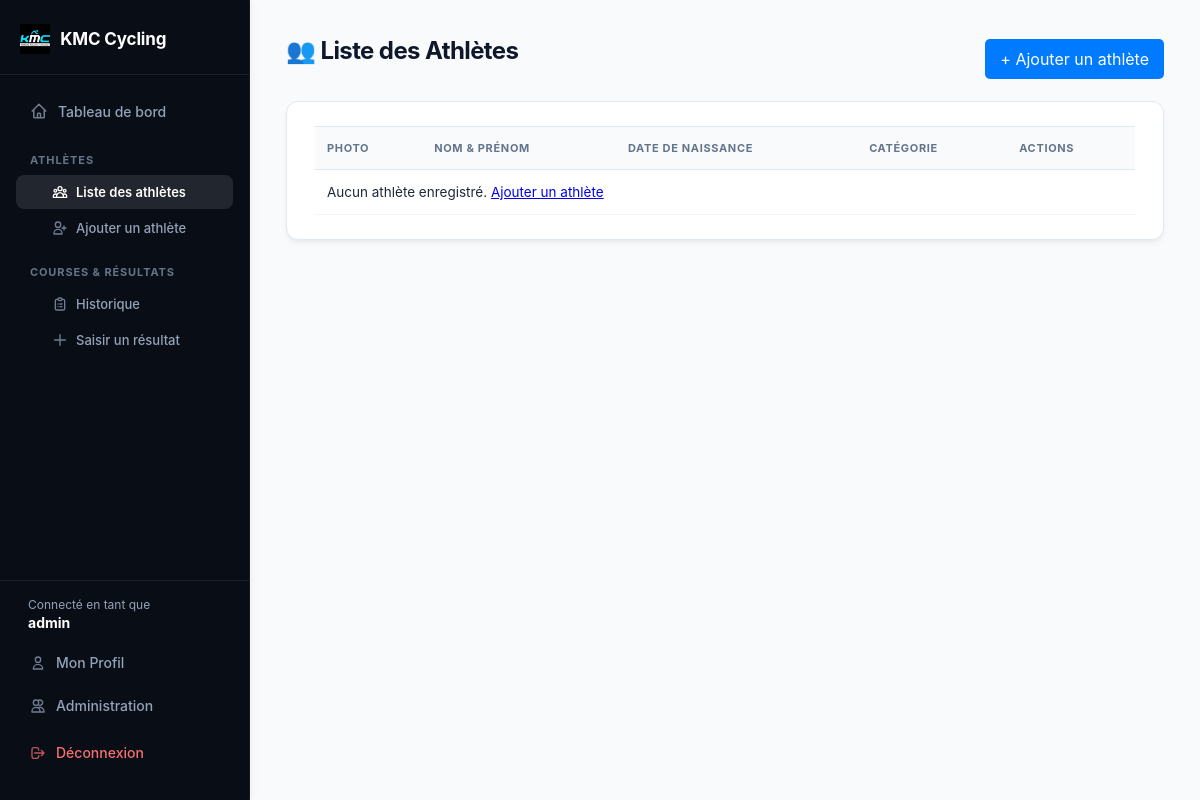
The page /athletes (signed in) on the database as committed earlier.
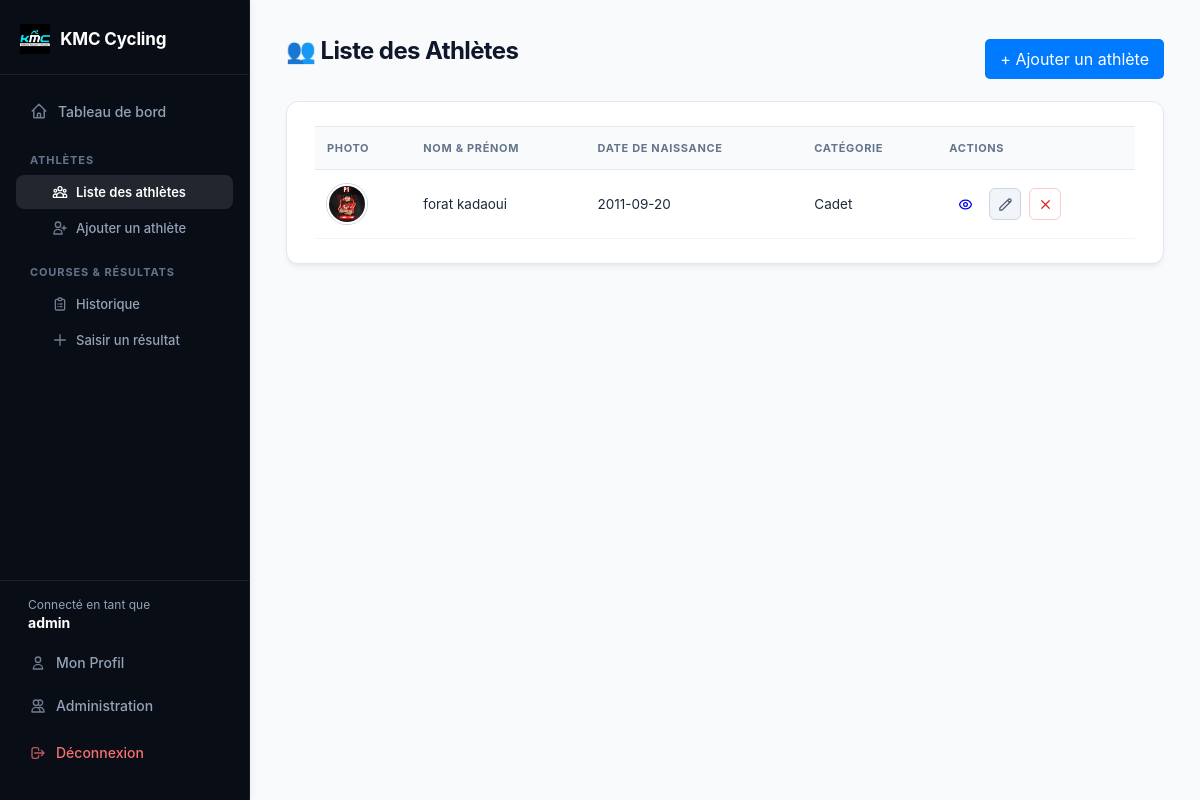
The same page on the database as committed later.
### tables this page shows
CREATE TABLE athletes (
            id INTEGER PRIMARY KEY AUTOINCREMENT,
            nom TEXT NOT NULL,
            prenom TEXT NOT NULL,
            date_naissance TEXT,
            categorie TEXT,
            nom_fichier TEXT
        );

### app.py (the view)
@app.route('/athletes')
def liste_athletes():
    if 'user_id' not in session:
        return redirect(url_for('login'))
    conn = get_db_connection()
    athletes = conn.execute('SELECT * FROM athletes').fetchall()
    conn.close()
    return render_template('liste_athletes.html', athletes=athletes)

### app.py (called while the page is built)
def get_db_connection():
    conn = sqlite3.connect('cyclisme.db')
    conn.row_factory = sqlite3.Row
    return conn

### templates/liste_athletes.html (shortened to what the changed rows need)
<!DOCTYPE html>
<html lang="fr">
<head>
    <link rel="stylesheet" href="{{ url_for('static', filename='style.css') }}">
</head>
<body>
    <div class="app-layout">
        <main class="content">
            <div class="container">
                <div style="display: flex; justify-content: space-between; align-items: center; margin-bottom: 20px;">
                    <h1>👥 Liste des Athlètes</h1>
                </div>
                <div class="card">
                    <table>
                        <thead>
                            <tr>
                                <th>Photo</th>
                                <th>Nom & Prénom</th>
                                <th>Date de naissance</th>
                                <th>Catégorie</th>
                                <th>Actions</th>
                            </tr>
                        </thead>
                        <tbody>
                            {% for a in athletes %}
                            <tr>
                                <td>
                                    {% if a.nom_fichier %}
                                        <img src="{{ url_for('static', filename='uploads/' + a.nom_fichier) }}" class="avatar-athlete">
                                    {% else %}
                                        <span class="avatar-placeholder">{{ a.prenom[0] }}{{ a.nom[0] }}</span>
                                    {% endif %}
                                </td>
                                <td>{{ a.prenom }} {{ a.nom }}</td>
                                <td>{{ a.date_naissance or '-' }}</td>
                                <td>{{ a.categorie or '-' }}</td>
                                <td>
                                    <div class="groupe-actions">
                                        <a href="{{ url_for('profil_athlete', id=a.id) }}" class="btn-icone btn-voir" title="Voir le profil">
                                        </a>
                                        {% if session.get('role') == 'admin' %}
                                            <a href="{{ url_for('modifier_athlete', id=a.id) }}" class="btn-icone btn-modifier" title="Modifier">
                                                <svg width="15" height="15" fill="none" stroke="currentColor" stroke-width="2" viewBox="0 0 24 24"><path stroke-linecap="round" stroke-linejoin="round" d="M15.232 5.232l3.536 3.536m-2.036-5.036a2.5 2.5 0 113.536 3.536L6.5 21.036H3v-3.572L16.732 3.732z"/></svg>
                                            </a>
                                            <form action="{{ url_for('supprimer_athlete', id=a.id) }}" method="POST" onsubmit="return confirm('Voulez-vous vraiment supprimer cet athlète ?');" style="display:inline;">
                                                <button type="submit" class="btn-icone btn-supprimer" title="Supprimer">
                                                    <svg width="15" height="15" fill="none" stroke="currentColor" stroke-width="2" viewBox="0 0 24 24"><path stroke-linecap="round" stroke-linejoin="round" d="M6 18L18 6M6 6l12 12"/></svg>
                                                </button>
                                            </form>
                                        {% endif %}
                                    </div>
                                </td>
                            </tr>
                            {% else %}
                            <tr>
                                <td colspan="5">
                                    Aucun athlète enregistré.
                                    {% if session.get('role') == 'admin' %}
                                        <a href="{{ url_for('ajouter_athlete') }}">Ajouter un athlète</a>
                                    {% endif %}
                                </td>
                            </tr>
                            {% endfor %}
                        </tbody>
                    </table>
                </div>
            </div>
        </main>
    </div>
</body>
</html>

Rows that differ between the two databases and show on the page:
added athletes: nom_fichier (picture), prenom "forat", nom "kadaoui", date_naissance "2011-09-20", categorie "Cadet"
Other text that changed with them:
text no longer shown: "Aucun athlète enregistré. Ajouter un athlète"
